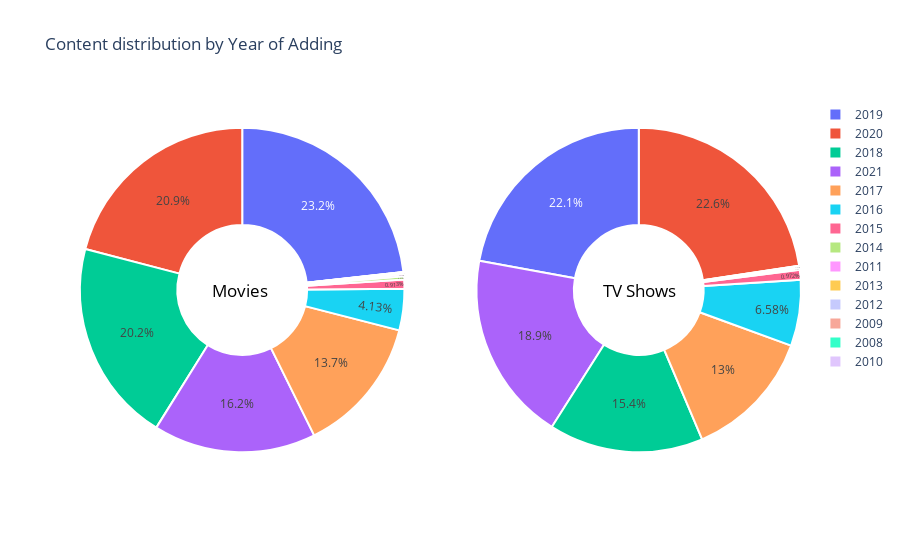

Write notebook code for a chart like this one.
### Code cell
import plotly.graph_objects as go
from plotly.subplots import make_subplots

movie_new_df = generate_df(movie_df)
tv_new_df = generate_df(TV_df)

fig = make_subplots(rows=1, cols=2, specs=[[{"type": "pie"}, {"type": "pie"}]])
fig.add_trace(
    go.Pie(labels=movie_new_df['y_add'], values=movie_new_df['counts']),
    row=1, col=1
)

fig.add_trace(
    go.Pie(labels=tv_new_df['y_add'], values=tv_new_df['counts']),
    row=1, col=2
)

fig.update_traces(textposition='inside', hole=.4, hoverinfo="label+percent+name",
                  marker = dict(line = dict(color = 'white', width = 2)))

fig.update_layout(
    title_text="Content distribution by Year of Adding",
    
    # Add annotations in the center of the donut pies.
    annotations=[dict(text='Movies', x=0.18, y=0.5, font_size=17, showarrow=False, font_color='black'),
                 dict(text='TV Shows', x=0.83, y=0.5, font_size=17, showarrow=False, font_color='black')])
fig.show()

### Figure 1 — Plotly figure (JSON) as saved in the notebook; plotly's stock layout.template omitted (floating-point values rounded to 4 significant figures)
{"data": [{"domain": {"x": [0, 0.45], "y": [0, 1]}, "hole": 0.4, "hoverinfo": "label+percent+name", "labels": ["2008", "2009", "2009", "2010", "2011", "2011", "2011", "2012", "2012", "2012", "2013", "2013", "2013", "2013", "2014", "2014", "2014", "2014", "2014", "2014", "2014", "2014", "2014", "2014", "2015", "2015", "2015", "2015", "2015", "2015", "2015", "2015", "2015", "2015", "2015", "2015", "2016", "2016", "2016", "2016", "2016", "2016", "2016", "2016", "2016", "2016", "2016", "2016", "2017", "2017", "2017", "2017", "2017", "2017", "2017", "2017", "2017", "2017", "2017", "2017", "2018", "2018", "2018", "2018", "2018", "2018", "2018", "2018", "2018", "2018", "2018", "2018", "2019", "2019", "2019", "2019", "2019", "2019", "2019", "2019", "2019", "2019", "2019", "2019", "2020", "2020", "2020", "2020", "2020", "2020", "2020", "2020", "2020", "2020", "2020", "2020", "2021", "2021", "2021", "2021", "2021", "2021", "2021", "2021", "2021"], "marker": {"line": {"color": "white", "width": 2}}, "textposition": "inside", "type": "pie", "values": [1, 1, 1, 1, 1, 11, 1, 1, 1, 1, 2, 2, 1, 1, 1, 1, 4, 2, 1, 1, 1, 5, 1, 2, 3, 6, 10, 2, 5, 4, 14, 1, 3, 2, 1, 5, 29, 32, 26, 9, 14, 11, 15, 9, 52, 23, 14, 19, 87, 81, 97, 55, 63, 65, 58, 65, 80, 77, 66, 45, 50, 81, 146, 118, 70, 138, 105, 63, 124, 130, 87, 125, 91, 187, 119, 86, 128, 122, 116, 103, 168, 87, 119, 98, 152, 103, 105, 93, 115, 72, 116, 101, 82, 127, 103, 115, 124, 75, 169, 94, 65, 117, 135, 96, 118]}, {"domain": {"x": [0.55, 1], "y": [0, 1]}, "hole": 0.4, "hoverinfo": "label+percent+name", "labels": ["2008", "2013", "2013", "2013", "2013", "2013", "2014", "2014", "2014", "2014", "2015", "2015", "2015", "2015", "2015", "2015", "2015", "2015", "2016", "2016", "2016", "2016", "2016", "2016", "2016", "2016", "2016", "2016", "2016", "2016", "2016", "2017", "2017", "2017", "2017", "2017", "2017", "2017", "2017", "2017", "2017", "2017", "2017", "2017", "2018", "2018", "2018", "2018", "2018", "2018", "2018", "2018", "2018", "2018", "2018", "2018", "2018", "2019", "2019", "2019", "2019", "2019", "2019", "2019", "2019", "2019", "2019", "2019", "2019", "2019", "2020", "2020", "2020", "2020", "2020", "2020", "2020", "2020", "2020", "2020", "2020", "2020", "2020", "2021", "2021", "2021", "2021", "2021", "2021", "2021", "2021", "2021"], "marker": {"line": {"color": "white", "width": 2}}, "textposition": "inside", "type": "pie", "values": [1, 1, 1, 1, 1, 1, 1, 1, 1, 2, 4, 1, 1, 1, 4, 4, 9, 2, 2, 17, 19, 16, 2, 7, 9, 26, 6, 43, 11, 7, 11, 32, 28, 27, 22, 36, 27, 30, 14, 16, 35, 33, 25, 24, 42, 44, 36, 25, 32, 27, 27, 18, 23, 56, 33, 25, 24, 36, 63, 66, 48, 52, 46, 57, 35, 42, 44, 44, 42, 17, 51, 53, 51, 52, 44, 41, 50, 62, 42, 68, 47, 1, 43, 38, 53, 61, 44, 36, 88, 83, 37, 65]}], "layout": {"annotations": [{"font": {"color": "black", "size": 17}, "showarrow": false, "text": "Movies", "x": 0.18, "y": 0.5}, {"font": {"color": "black", "size": 17}, "showarrow": false, "text": "TV Shows", "x": 0.83, "y": 0.5}], "title": {"text": "Content distribution by Year of Adding"}}}
